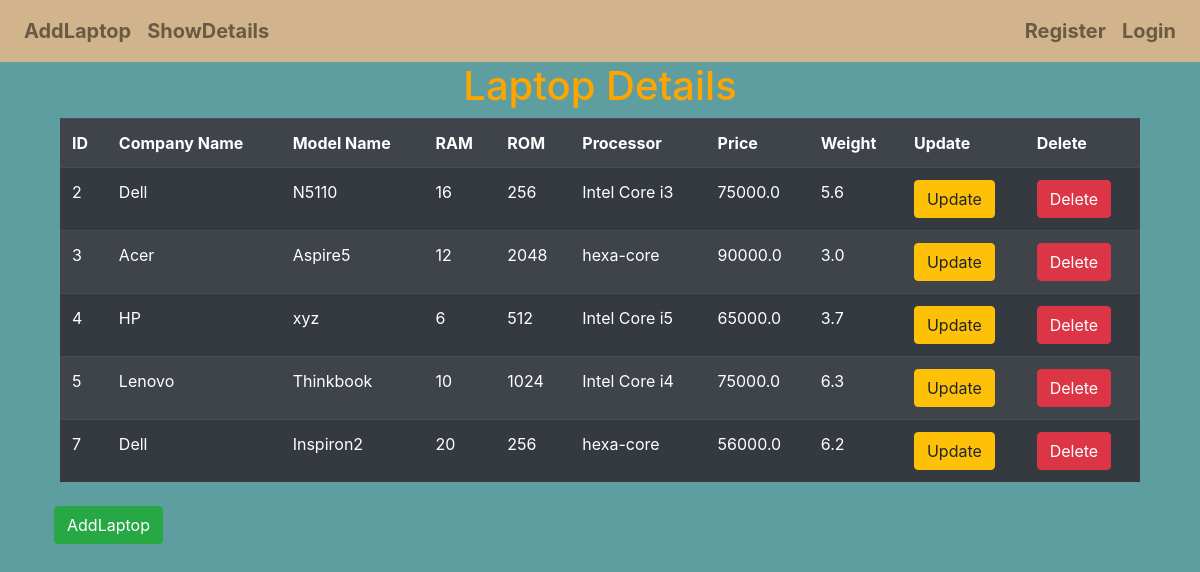
Screenshot of /laptop/show/ with the database file from the repository.
### LaptopApp/models.py (models this page shows, shortened)
class Laptop(models.Model):
    company = models.CharField(max_length=32)
    model_name = models.CharField(max_length=32)
    ram = models.IntegerField()
    rom = models.IntegerField()
    processor = models.CharField(max_length=32)
    price = models.FloatField()
    weight = models.FloatField()

### LaptopApp/views.py (the view)
# urls.py: path('show/',views.ShowLaptop.as_view(),name='show_laptop'),
class ShowLaptop(View):
    def get(self,request):
        laptop_list = Laptop.objects.all()
        template_name = 'LaptopApp/showlaptop.html'
        context = {'laptop_list': laptop_list}
        return render(request, template_name, context)

### templates/LaptopApp/showlaptop.html (shortened to what this page needs)
{% extends "LaptopApp/base.html" %}
{% block content %}
    <h1 style="text-align:center;color:orange">Laptop Details</h1>
    <table class="table table-striped table-dark" style="width:90%;margin:auto">
        <tr >
            <th>ID</th>
            <th>Company Name</th>
            <th>Model Name</th>
            <th>RAM</th>
            <th>ROM</th>
            <th>Processor</th>
            <th>Price</th>
            <th>Weight</th>
            <th>Update</th>
            <th>Delete</th>
        </tr>
        {% for laptop in laptop_list %}
            <tr >
                <td>{{laptop.id}}</td>
                <td>{{laptop.company}}</td>
                <td>{{laptop.model_name}}</td>
                <td>{{laptop.ram}}</td>
                <td>{{laptop.rom}}</td>
                <td>{{laptop.processor}}</td>
                <td>{{laptop.price}}</td>
                <td>{{laptop.weight}}</td>
                <td><a href="{% url 'update' laptop.id %}"><button class="btn btn-warning">Update</button></a></td>
                <td><a href="{% url 'delete' laptop.id %}"><button class="btn btn-danger">Delete</button></a></td>
            </tr>
        {% endfor %}
    </table>
    <br>
    <a href="{% url 'add_laptop' %}"><button class="btn btn-success" style="margin-left:4.5%">AddLaptop</button></a>
{% endblock %}

### templates/LaptopApp/base.html (shortened to what this page needs)
<!DOCTYPE html>
{% load crispy_forms_tags %}
<html lang="en">
<head>
    <link rel="stylesheet" href="https://cdn.jsdelivr.net/npm/bootstrap@4.6.1/dist/css/bootstrap.min.css">
</head>
<body style="background-color:cadetblue">
    <nav class="navbar navbar-expand-lg navbar-light " style="font-size:20px;font-weight:bold;background-color:tan;color:red">
      <div class="collapse navbar-collapse" id="navbarNav">
        <ul class="navbar-nav me-auto mb-2 mb-lg-0 ">
          <li class="nav-item ">
            <a class="nav-link " href="{% url 'add_laptop' %}">AddLaptop</a>
          </li>
          <li class="nav-item ">
            <a class="nav-link " href="{% url 'show_laptop' %}">ShowDetails</a>
          </li>
        </ul>
        {% if user.is_authenticated %}
            <ul class="navbar-nav ml-auto">
              <li class="nav-item ">
                  <a class="nav-link ">Hello,<span style="color:mediumvioletred">{{user.username|upper}}</span></a>
              </li>
              <li class="nav-item ">
                <a class="nav-link " href="{% url 'logout' %}">Logout</a>
              </li>
            </ul>
        {% else %}
            <ul class="navbar-nav ml-auto">
              <li class="nav-item ">
                <a class="nav-link " href="{% url 'register' %}">Register</a>
              </li>
              <li class="nav-item ">
                <a class="nav-link " href="{% url 'login' %}">Login</a>
              </li>
            </ul>
        {% endif %}
      </div>
    </nav>
    {% block content %}
    {% endblock %}
</body>
</html>

### rows the page displays
Laptop: id "2", company "Dell", model_name "N5110", ram "16", rom "256", processor "Intel Core i3", price "75000.0", weight "5.6"
Laptop: id "3", company "Acer", model_name "Aspire5", ram "12", rom "2048", processor "hexa-core", price "90000.0", weight "3.0"
Laptop: id "4", company "HP", model_name "xyz", ram "6", rom "512", processor "Intel Core i5", price "65000.0", weight "3.7"
Laptop: id "5", company "Lenovo", model_name "Thinkbook", ram "10", rom "1024", processor "Intel Core i4", price "75000.0", weight "6.3"
Laptop: id "7", company "Dell", model_name "Inspiron2", ram "20", rom "256", processor "hexa-core", price "56000.0", weight "6.2"
